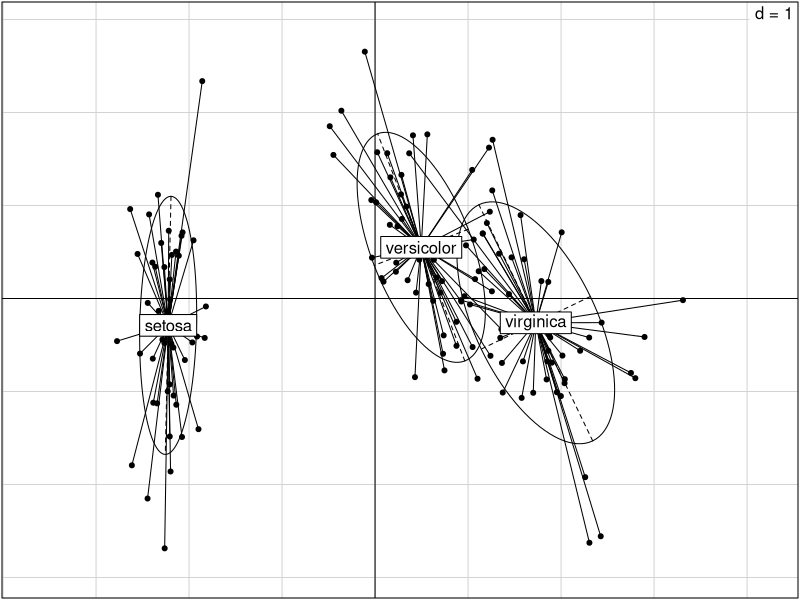
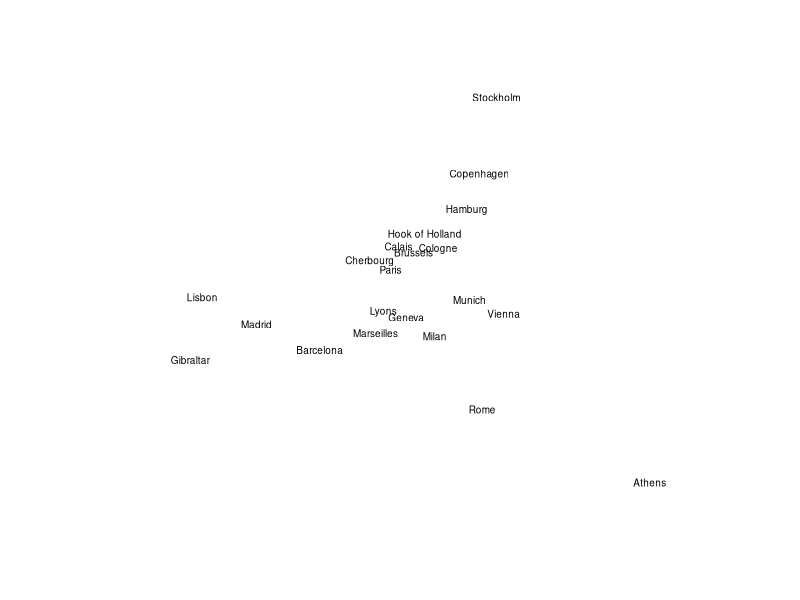

R code for these plots, in order: (Note: this script raises an error after producing the figures.)

# pca

iris.pca <- princomp(scale(iris[,1:4])) # count cumulative variance
vars <- iris.pca$sdev^2 
props <- vars / sum(vars)
cumsum(props)

library('ade4') # pca in ade4 package
iris.dudi <- dudi.pca(iris[,1:4], scannf=FALSE)
s.class(iris.dudi$li, iris[,5])
iris.between <- bca(iris.dudi, iris[,5], scannf=FALSE)

# cmdscale
library(graphics)
loc <- cmdscale(eurodist)
x <- loc[, 1]
y <- -loc[, 2]
plot(x, y, type = "n", xlab = "", ylab = "", asp = 1, axes = FALSE)
text(x, y, rownames(loc), cex = 0.6)


iris.c <- cmdscale(iris.dist)

# pca

iris.pca <- princomp(scale(iris[,1:4])) # count cumulative variance
vars <- iris.pca$sdev^2 
props <- vars / sum(vars)
cumsum(props)

library('ade4') # pca in ade4 package
iris.dudi <- dudi.pca(iris[,1:4], scannf=FALSE)
s.class(iris.dudi$li, iris[,5])
iris.between <- bca(iris.dudi, iris[,5], scannf=FALSE)

randtest(iris.between) # test 
